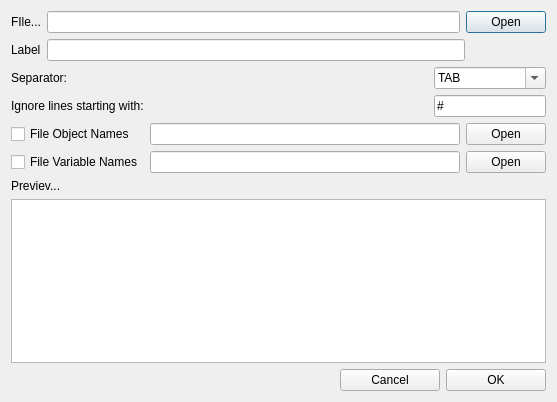
<?xml version="1.0" encoding="UTF-8"?>
<ui version="4.0">
 <class>AddFileDialog</class>
 <widget class="QDialog" name="AddFileDialog">
  <property name="geometry">
   <rect>
    <x>0</x>
    <y>0</y>
    <width>557</width>
    <height>402</height>
   </rect>
  </property>
  <property name="windowTitle">
   <string>Dialog</string>
  </property>
  <property name="modal">
   <bool>true</bool>
  </property>
  <layout class="QGridLayout" name="gridLayout_4">
   <item row="0" column="0">
    <layout class="QHBoxLayout" name="horizontalLayout_5">
     <item>
      <widget class="QLabel" name="label_4">
       <property name="sizePolicy">
        <sizepolicy hsizetype="Fixed" vsizetype="Fixed">
         <horstretch>0</horstretch>
         <verstretch>0</verstretch>
        </sizepolicy>
       </property>
       <property name="text">
        <string>FIle...</string>
       </property>
      </widget>
     </item>
     <item>
      <widget class="QLineEdit" name="file">
       <property name="sizePolicy">
        <sizepolicy hsizetype="Expanding" vsizetype="Fixed">
         <horstretch>0</horstretch>
         <verstretch>0</verstretch>
        </sizepolicy>
       </property>
      </widget>
     </item>
     <item>
      <widget class="QDialogButtonBox" name="buttonBox">
       <property name="sizePolicy">
        <sizepolicy hsizetype="Fixed" vsizetype="Fixed">
         <horstretch>0</horstretch>
         <verstretch>0</verstretch>
        </sizepolicy>
       </property>
       <property name="standardButtons">
        <set>QDialogButtonBox::Open</set>
       </property>
      </widget>
     </item>
    </layout>
   </item>
   <item row="1" column="0">
    <layout class="QHBoxLayout" name="horizontalLayout_6">
     <item>
      <widget class="QLabel" name="label_6">
       <property name="text">
        <string>Label</string>
       </property>
      </widget>
     </item>
     <item>
      <widget class="QLineEdit" name="filename"/>
     </item>
     <item>
      <spacer name="horizontalSpacer_6">
       <property name="orientation">
        <enum>Qt::Horizontal</enum>
       </property>
       <property name="sizeType">
        <enum>QSizePolicy::Fixed</enum>
       </property>
       <property name="sizeHint" stdset="0">
        <size>
         <width>81</width>
         <height>20</height>
        </size>
       </property>
      </spacer>
     </item>
    </layout>
   </item>
   <item row="2" column="0">
    <layout class="QGridLayout" name="gridLayout">
     <item row="0" column="0">
      <layout class="QHBoxLayout" name="horizontalLayout">
       <item>
        <widget class="QLabel" name="label">
         <property name="sizePolicy">
          <sizepolicy hsizetype="Expanding" vsizetype="Fixed">
           <horstretch>0</horstretch>
           <verstretch>0</verstretch>
          </sizepolicy>
         </property>
         <property name="maximumSize">
          <size>
           <width>159</width>
           <height>23</height>
          </size>
         </property>
         <property name="text">
          <string>Separator:</string>
         </property>
        </widget>
       </item>
       <item>
        <spacer name="horizontalSpacer">
         <property name="orientation">
          <enum>Qt::Horizontal</enum>
         </property>
         <property name="sizeHint" stdset="0">
          <size>
           <width>40</width>
           <height>20</height>
          </size>
         </property>
        </spacer>
       </item>
       <item>
        <widget class="QComboBox" name="splitlineby">
         <property name="sizePolicy">
          <sizepolicy hsizetype="Expanding" vsizetype="Fixed">
           <horstretch>0</horstretch>
           <verstretch>0</verstretch>
          </sizepolicy>
         </property>
         <property name="maximumSize">
          <size>
           <width>112</width>
           <height>23</height>
          </size>
         </property>
         <property name="editable">
          <bool>true</bool>
         </property>
         <item>
          <property name="text">
           <string>TAB</string>
          </property>
         </item>
         <item>
          <property name="text">
           <string>SPACE</string>
          </property>
         </item>
         <item>
          <property name="text">
           <string>;</string>
          </property>
         </item>
         <item>
          <property name="text">
           <string/>
          </property>
         </item>
        </widget>
       </item>
      </layout>
     </item>
     <item row="2" column="0">
      <layout class="QHBoxLayout" name="horizontalLayout_3">
       <item>
        <widget class="QLabel" name="label_3">
         <property name="sizePolicy">
          <sizepolicy hsizetype="Expanding" vsizetype="Fixed">
           <horstretch>0</horstretch>
           <verstretch>0</verstretch>
          </sizepolicy>
         </property>
         <property name="maximumSize">
          <size>
           <width>159</width>
           <height>23</height>
          </size>
         </property>
         <property name="text">
          <string>Ignore lines starting with:</string>
         </property>
        </widget>
       </item>
       <item>
        <spacer name="horizontalSpacer_3">
         <property name="orientation">
          <enum>Qt::Horizontal</enum>
         </property>
         <property name="sizeHint" stdset="0">
          <size>
           <width>40</width>
           <height>20</height>
          </size>
         </property>
        </spacer>
       </item>
       <item>
        <widget class="QLineEdit" name="ignorelinebychar">
         <property name="sizePolicy">
          <sizepolicy hsizetype="Expanding" vsizetype="Fixed">
           <horstretch>0</horstretch>
           <verstretch>0</verstretch>
          </sizepolicy>
         </property>
         <property name="maximumSize">
          <size>
           <width>112</width>
           <height>23</height>
          </size>
         </property>
         <property name="text">
          <string>#</string>
         </property>
        </widget>
       </item>
      </layout>
     </item>
     <item row="1" column="0">
      <layout class="QHBoxLayout" name="horizontalLayout_2"/>
     </item>
    </layout>
   </item>
   <item row="3" column="0">
    <layout class="QGridLayout" name="gridLayout_3">
     <item row="0" column="0">
      <widget class="QCheckBox" name="fileobjname">
       <property name="text">
        <string>File Object Names</string>
       </property>
      </widget>
     </item>
     <item row="0" column="1">
      <widget class="QLineEdit" name="file_objname"/>
     </item>
     <item row="0" column="2">
      <widget class="QPushButton" name="openbutton">
       <property name="text">
        <string>Open</string>
       </property>
      </widget>
     </item>
     <item row="1" column="0">
      <widget class="QCheckBox" name="filevarname">
       <property name="text">
        <string>File Variable Names</string>
       </property>
      </widget>
     </item>
     <item row="1" column="1">
      <widget class="QLineEdit" name="file_varname"/>
     </item>
     <item row="1" column="2">
      <widget class="QPushButton" name="openbutton_2">
       <property name="text">
        <string>Open</string>
       </property>
      </widget>
     </item>
    </layout>
   </item>
   <item row="4" column="0">
    <widget class="QLabel" name="label_5">
     <property name="text">
      <string>Previev...</string>
     </property>
    </widget>
   </item>
   <item row="5" column="0">
    <widget class="QTableView" name="tableView"/>
   </item>
   <item row="6" column="0">
    <layout class="QGridLayout" name="gridLayout_2">
     <item row="0" column="2">
      <widget class="QPushButton" name="cancel">
       <property name="minimumSize">
        <size>
         <width>100</width>
         <height>0</height>
        </size>
       </property>
       <property name="maximumSize">
        <size>
         <width>100</width>
         <height>16777215</height>
        </size>
       </property>
       <property name="text">
        <string>Cancel</string>
       </property>
      </widget>
     </item>
     <item row="0" column="0">
      <spacer name="horizontalSpacer_5">
       <property name="orientation">
        <enum>Qt::Horizontal</enum>
       </property>
       <property name="sizeHint" stdset="0">
        <size>
         <width>318</width>
         <height>20</height>
        </size>
       </property>
      </spacer>
     </item>
     <item row="0" column="3">
      <widget class="QPushButton" name="ok">
       <property name="minimumSize">
        <size>
         <width>100</width>
         <height>0</height>
        </size>
       </property>
       <property name="maximumSize">
        <size>
         <width>100</width>
         <height>16777215</height>
        </size>
       </property>
       <property name="text">
        <string>OK</string>
       </property>
      </widget>
     </item>
    </layout>
   </item>
  </layout>
 </widget>
 <resources/>
 <connections/>
</ui>
